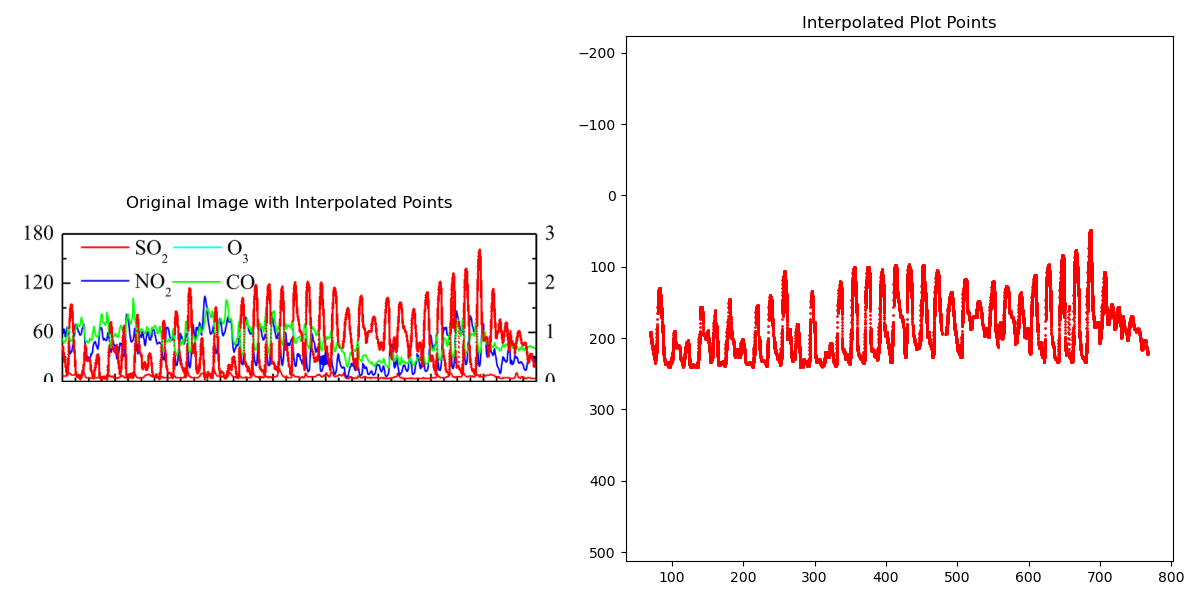

Recreate this plot in Python.
import cv2
import numpy as np
import matplotlib.pyplot as plt
from scipy.spatial.distance import cdist
from scipy.interpolate import interp1d


def extract_and_link_plot_points_with_segment_interpolation(
    image_path,
    target_color,
    tolerance=10,
    link_distance=5,
    legend_filter_length=50,
):
    """
    Extracts and links plot points in a chart image based on the specified color, removes legend samples,
    and interpolates only when connecting separate plot segments.

    Parameters:
        image_path (str): Path to the input image.
        target_color (tuple): The RGB color of the plot to extract (e.g., (0, 255, 0) for green).
        tolerance (int): Tolerance for color matching (default is 10).
        link_distance (int): Maximum distance between points to link fragments (default is 5).
        legend_filter_length (int): Maximum segment length to be considered a legend sample (default is 50 pixels).

    Returns:
        list: A list of (x, y) coordinates representing the linked plot curve.
    """
    # Load the image
    image = cv2.imread(image_path)
    image_rgb = cv2.cvtColor(image, cv2.COLOR_BGR2RGB)

    # Define the lower and upper bounds for color matching
    lower_bound = np.array([max(0, c - tolerance) for c in target_color])
    upper_bound = np.array([min(255, c + tolerance) for c in target_color])

    # Create a mask for the target color
    mask = cv2.inRange(image_rgb, lower_bound, upper_bound)

    # Find the coordinates of the matching pixels
    y_coords, x_coords = np.where(mask > 0)
    plot_points = sorted(
        list(zip(x_coords, y_coords)), key=lambda p: p[0]
    )  # Sort by x-coordinate

    if not plot_points:
        print("No points detected for the specified color.")
        return []

    # Link nearby points
    linked_points = []
    current_segment = [plot_points[0]]

    for i in range(1, len(plot_points)):
        if (
            cdist([current_segment[-1]], [plot_points[i]])[0][0]
            <= link_distance
        ):
            current_segment.append(plot_points[i])
        else:
            # Save the current segment and start a new one
            linked_points.append(current_segment)
            current_segment = [plot_points[i]]
    if current_segment:
        linked_points.append(current_segment)

    # Filter out potential legend samples
    filtered_segments = []
    for segment in linked_points:
        segment = np.array(segment)
        if len(segment) > 1:
            # Check if the segment is straight (low variance in y-values)
            y_variance = np.var(segment[:, 1])
            x_span = (
                segment[-1, 0] - segment[0, 0]
            )  # Horizontal length of the segment
            if y_variance > 1 or x_span > legend_filter_length:
                filtered_segments.append(segment)

    # Interpolate to connect separate segments
    final_points = []
    for i in range(len(filtered_segments) - 1):
        segment1 = filtered_segments[i]
        segment2 = filtered_segments[i + 1]

        # Add the points from the first segment
        final_points.extend([tuple(point) for point in segment1])

        # Interpolate between the last point of segment1 and the first point of segment2
        x_interp = np.linspace(
            segment1[-1, 0], segment2[0, 0], num=10, endpoint=True
        )
        y_interp = np.linspace(
            segment1[-1, 1], segment2[0, 1], num=10, endpoint=True
        )
        final_points.extend(
            list(zip(x_interp.astype(int), y_interp.astype(int)))
        )

    # Add the last segment's points
    if filtered_segments:
        final_points.extend([tuple(point) for point in filtered_segments[-1]])

    # Visualize the original image and extracted points in subplots
    fig, axes = plt.subplots(1, 2, figsize=(12, 6))

    # Original image with highlighted points
    output_image = image_rgb.copy()
    for x, y in final_points:
        cv2.circle(
            output_image, (x, y), 1, (255, 0, 0), -1
        )  # Highlight points in red
    axes[0].imshow(output_image)
    axes[0].set_title("Original Image with Interpolated Points")
    axes[0].axis("off")

    # Plot only the extracted points
    axes[1].scatter(*zip(*final_points), s=1, color="red")
    axes[1].set_title("Interpolated Plot Points")
    axes[1].invert_yaxis()  # Flip y-axis to match image orientation
    axes[1].set_aspect("equal", adjustable="datalim")

    plt.tight_layout()
    plt.show()

    return final_points


# Example usage
image_path = "test_figs/given/plot_0_1.png"
target_color = (0, 255, 255)  # Example: cyan
tolerance = 20  # Adjust tolerance as needed
link_distance = 5  # Maximum distance to link fragments
legend_filter_length = 50  # Maximum length to identify legend lines
linked_points = extract_and_link_plot_points_with_segment_interpolation(
    image_path, target_color, tolerance, link_distance, legend_filter_length
)
linked_points[:10]  # Display first 10 linked points
